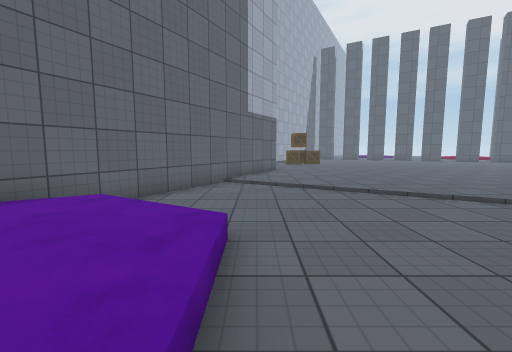
View 1 (above)

17 first-person views from a walk through a 3-D level made in the Unity game engine. The camera is 1.3 m above the floor, tilts 6° down and sees 90° across. The floor is counted in squares, 1 m on a side. Each view is taken from the middle of a square. On the plan, view 1 faces up. The plan holds only what a view shows up to about 13 squares ahead; the rest is blank. The place goes on beyond the plan. The player character is not drawn. Some surface patterns are stand-ins.

View 2
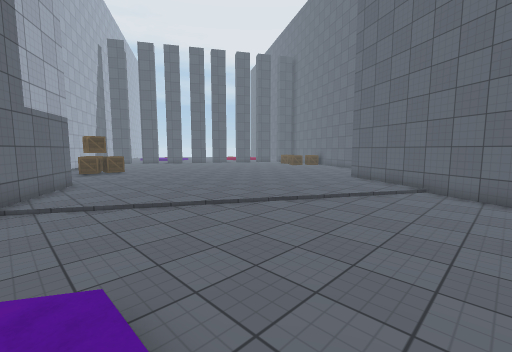

View 3
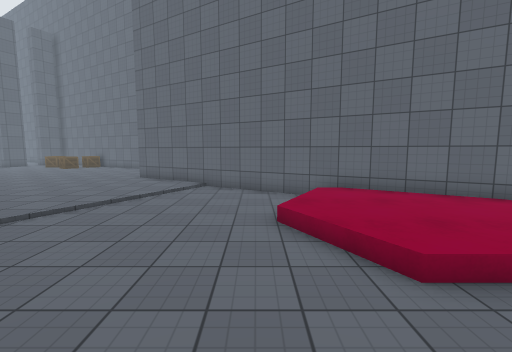

View 4
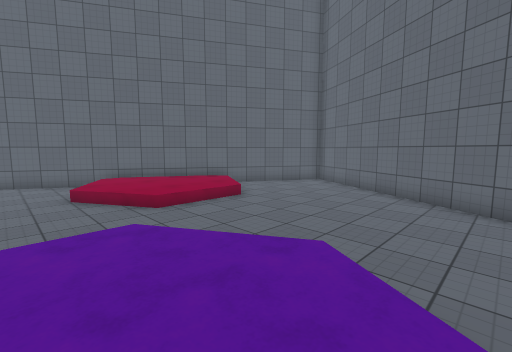

View 5
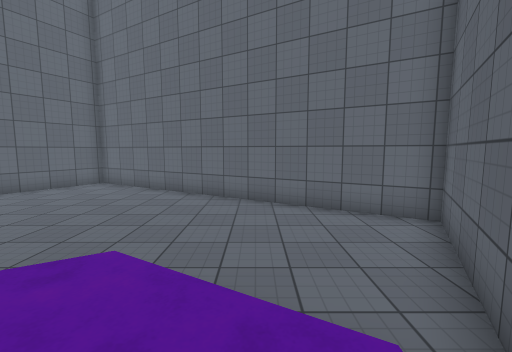

View 6
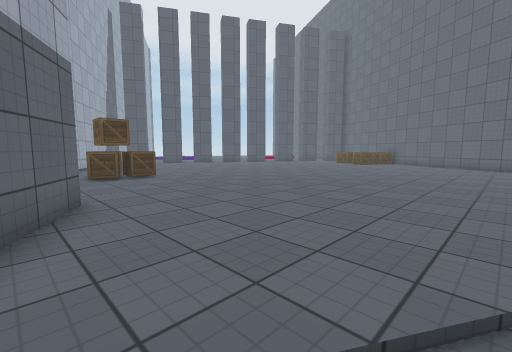

View 7
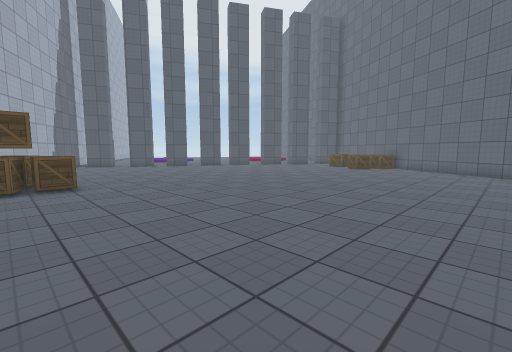

View 8
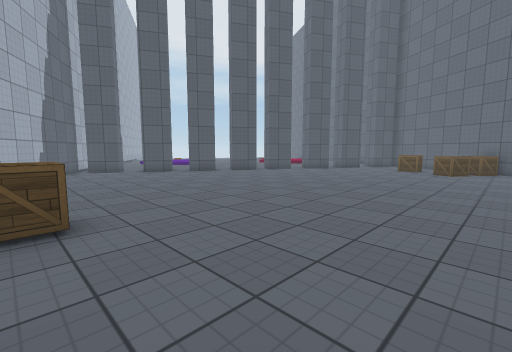

View 9
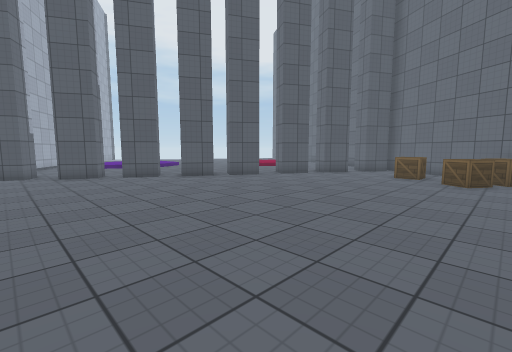

View 10
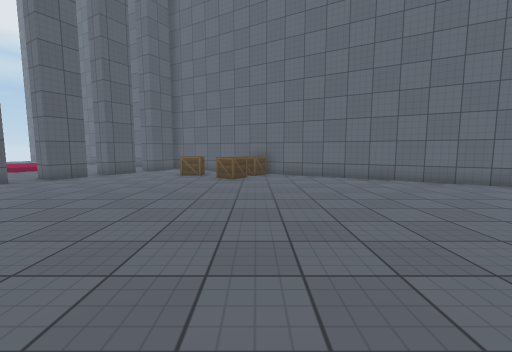

View 11
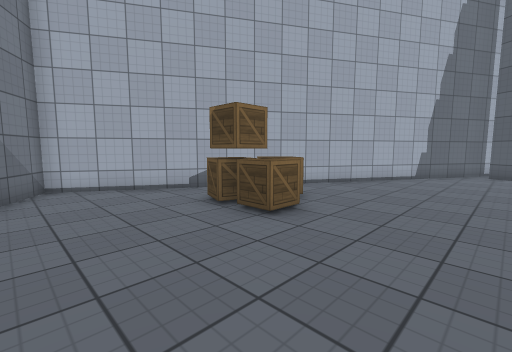

View 12
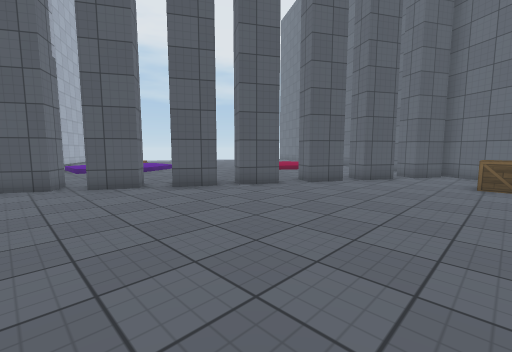

View 13
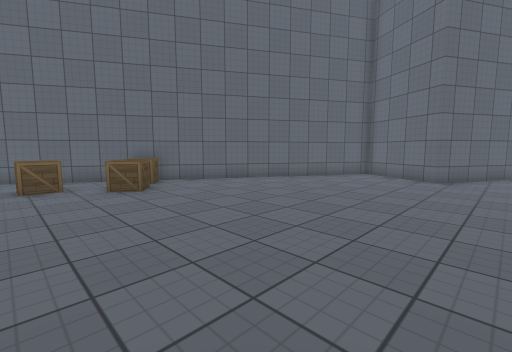

View 14
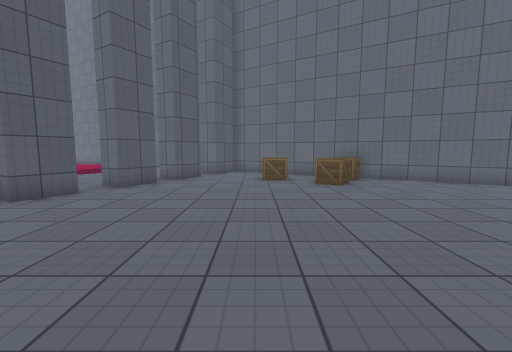

View 15
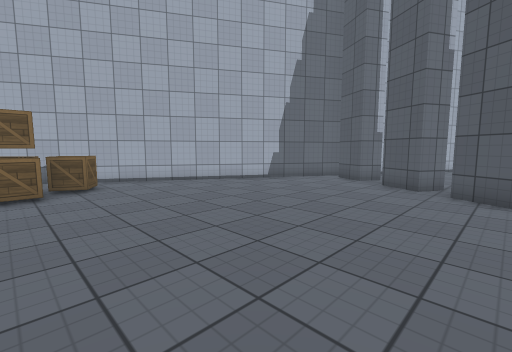

View 16
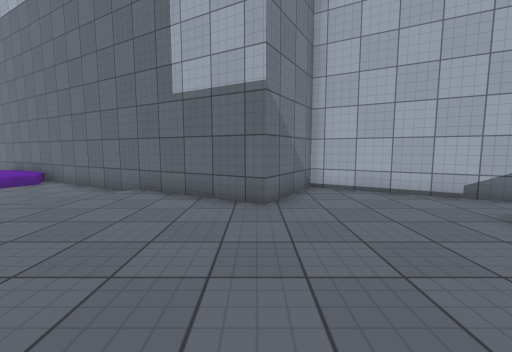

View 17
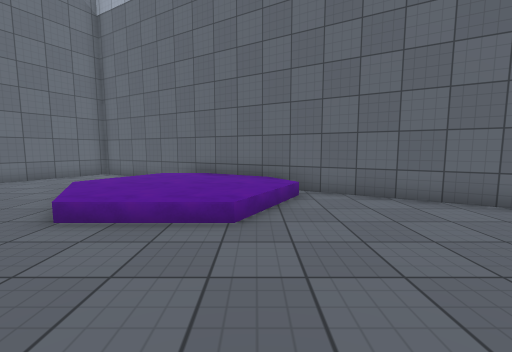

### Floor plan
Key: @ floor where view 1 was taken; # wall or solid block; . main floor; : floor 0.25 m higher than the main floor; - floor 0.25 m lower than the main floor; / step, stairs or slope; O other object.
Columns run from 9 left of view 1 to 25 right of it. Each row starts with its distance up from view 1.
 30                ####
 29               ##..###
 28               #.....##
 27              ##......###
 26             ##.........####
 25             #............####
 24            ##...............#
 23            #................###
 22           ##..................####
 21           # OO..................###
 20          ##.OO....................#
 19         ##.OOOO...............O..##
 18         #.....................O..#
 17        ##....................O..##
 16        #....................OOO##
 15        ###...................OO#
 14          ##...................##
 13          #....................#
 12         ##...................##
 11         #....................#
 10        ##...................##
  9       ##-//................##
  8       #----//..............#
  7      ##------/........##..##
  6      #---------/.....######
  5     ##/---------//...#
  4     #:::/---------//##
  3    ##::::-----------#
  2   ##:::::----------##
  1   #/:::::---------##
  0  ##-/:::/@---///--#
 -1  #---//----/::::/##
 -2 ##---------/:::::#
 -3 #----------/::::##
 -4 #----------/:::##
 -5 ###---------//:#
 -6   ###---------##
 -7     ###-------#
 -8       ##-----##
 -9        ###---#
-10          #####

Positions as (right, up) in squares from view 1, and headings:
1: (0, 0), facing up
2: (-1, 1), facing up-right
3: (-1, 1), facing right
4: (-5, 2), facing down-right
5: (-5, 2), facing down
6: (0, 8), facing up-right
7: (3, 9), facing up-right
8: (4, 14), facing up-right
9: (8, 15), facing up-right
10: (8, 15), facing right
11: (8, 15), facing up-left
12: (10, 18), facing up-right
13: (11, 19), facing down-right
14: (10, 19), facing right
15: (13, 19), facing up-left
16: (7, 14), facing left
17: (4, 4), facing left
